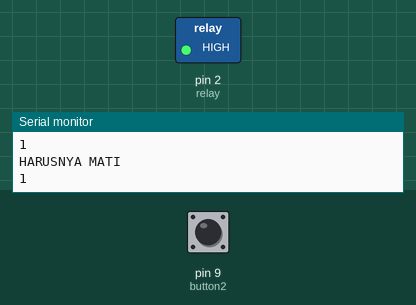
Bench run of a sketch on a simulated Arduino Uno, built with avr-gcc and run on an emulated ATmega328P. Parts: switched loads named in the sketch (green lamp = pin HIGH), the last lines printed to the serial monitor. The inputs (shaded band) are chosen by the test bench; at power-on: pin 9 (button2) HIGH.

Above: at 1.2 s.
1.3 s: pin 9 (button2) pulled LOW for 0.15 s
At 2.8 s:
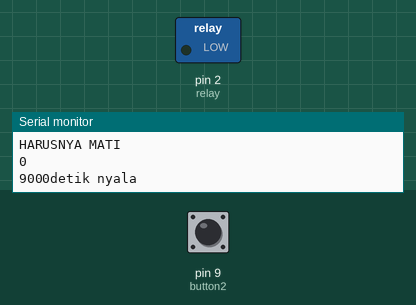
Timing chart, 0 to 11.8 s (numbered marks = the images above; inputs shaded):
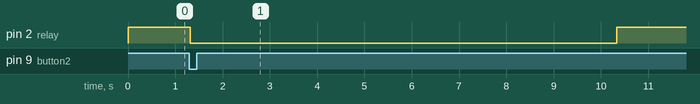

Measured:
- after the input at 1.3 s, pin 2 (relay): HIGH → LOW at once, → HIGH 9.0 s later

The sketch:

knapsackButton.ino
```cpp
#define relay 2
const int button1 = 8;
const int button2 = 9;
const int button3 = 10;

int buttonState1, buttonState2, buttonState3 = 0;

int waktuTombol1 = 6000;
int waktuTombol2 = 9000;
int waktuTombol3 = 12000;

void setup() {
  // put your setup code here, to run once:
Serial.begin(9600);
pinMode(relay,OUTPUT);
pinMode(button1, INPUT);
pinMode(button2, INPUT);
pinMode(button3, INPUT);

}

void loop() {
//  buttonState1 = digitalRead(button1);
//  Serial.println(buttonState1);
  buttonState2 = digitalRead(button2);
  Serial.println(buttonState2);
//  buttonState3 = digitalRead(button3);
//  Serial.println(buttonState3);

  if (buttonState2 == LOW)
  {
    digitalWrite(relay,LOW);
    Serial.println(String(waktuTombol2) + "detik nyala");
    delay(waktuTombol2);
    digitalWrite(relay,HIGH);
    delay(1000);
  }
//  else if (buttonState2 == HIGH)
//  {
//    digitalWrite(relay,LOW);
//    Serial.println(String(waktuTombol2) + "detik nyala");
//    delay(waktuTombol2);
//    digitalWrite(relay,HIGH);
//    delay(1000);
//  }
//  else if (buttonState3 == HIGH)
//  {
//    digitalWrite(relay,LOW);
//    Serial.println(String(waktuTombol3) + "detik nyala");
//    delay(waktuTombol3);
//    digitalWrite(relay,HIGH);
//    delay(1000);
//  }
  else
  {
    digitalWrite(relay,HIGH);
    Serial.println("HARUSNYA MATI");
  }
}
```
